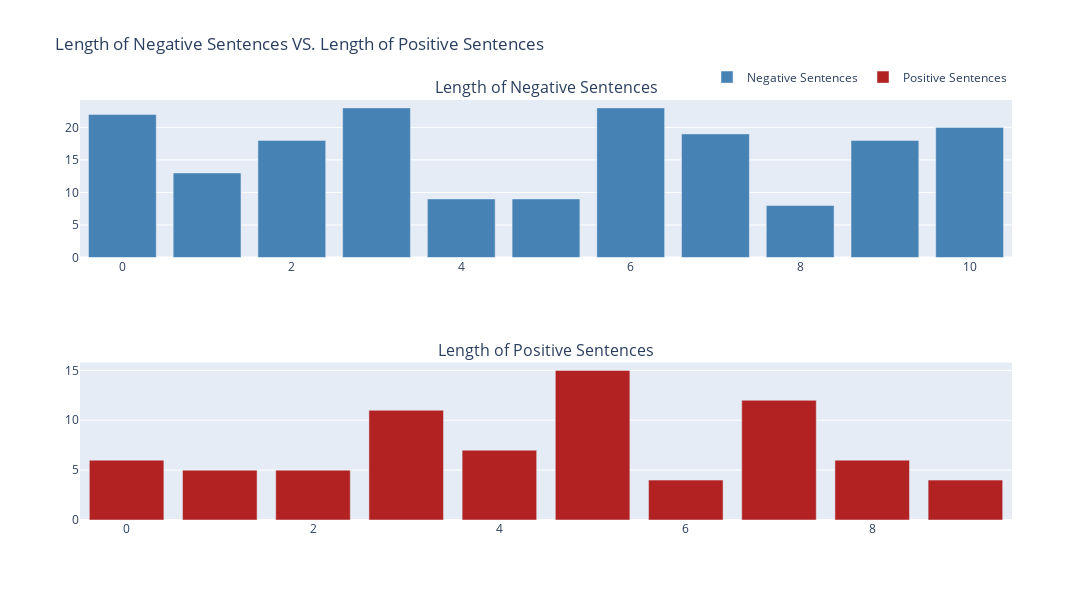

The cell this chart's notebook holds for it:
### Markdown cell above
### draw a digram to visualize the result

### Code cell
fig = make_subplots(rows=2, cols=1, subplot_titles=("Length of Negative Sentences", "Length of Positive Sentences"))
fig.add_trace(
    go.Bar(name='Negative Sentences',y = df_lab0.loc[0:20,'text_length'], marker_color='steelblue'),
    row=1,col=1  
)

fig.add_trace(
    go.Bar(name='Positive Sentences', y = df_lab1.loc[0:20,'text_length'], marker_color='firebrick'),
    row=2,col=1
)

fig.update_layout(legend=dict(
    orientation="h",
    yanchor="bottom",
    y=1.02,xanchor="right",x=1),
    height=600, width=5000, title_text="Length of Negative Sentences VS. Length of Positive Sentences")
fig.show()

### Figure 1 — Plotly figure (JSON) as saved in the notebook; plotly's stock layout.template omitted (floating-point values rounded to 4 significant figures)
{"data": [{"marker": {"color": "steelblue"}, "name": "Negative Sentences", "type": "bar", "xaxis": "x", "y": [22, 13, 18, 23, 9, 9, 23, 19, 8, 18, 20], "yaxis": "y"}, {"marker": {"color": "firebrick"}, "name": "Positive Sentences", "type": "bar", "xaxis": "x2", "y": [6, 5, 5, 11, 7, 15, 4, 12, 6, 4], "yaxis": "y2"}], "layout": {"annotations": [{"font": {"size": 16}, "showarrow": false, "text": "Length of Negative Sentences", "x": 0.5, "xanchor": "center", "xref": "paper", "y": 1, "yanchor": "bottom", "yref": "paper"}, {"font": {"size": 16}, "showarrow": false, "text": "Length of Positive Sentences", "x": 0.5, "xanchor": "center", "xref": "paper", "y": 0.375, "yanchor": "bottom", "yref": "paper"}], "height": 600, "legend": {"orientation": "h", "x": 1, "xanchor": "right", "y": 1.02, "yanchor": "bottom"}, "title": {"text": "Length of Negative Sentences VS. Length of Positive Sentences"}, "width": 5000, "xaxis": {"anchor": "y", "domain": [0, 1]}, "xaxis2": {"anchor": "y2", "domain": [0, 1]}, "yaxis": {"anchor": "x", "domain": [0.625, 1]}, "yaxis2": {"anchor": "x2", "domain": [0, 0.375]}}}
